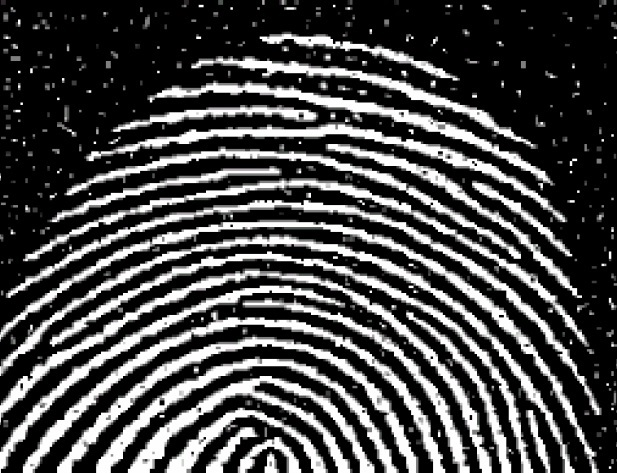
#> input picture 4 Morfologicas/dactilar.jpg, 617 x 473 px
$ python 5_conjunta.py
#> lines starting #> are read from the running program, lines starting #| are printed output that depends on the picture; after the words box and inside, x2 and y2 are one past the last pixel; in counts of white or black regions, pixels touching at a corner belong together
import cv2
import numpy as np
import matplotlib.pyplot as plt

# Cargar la imagen en escala de grises
image = cv2.imread("dactilar.jpg", cv2.IMREAD_GRAYSCALE)
#> image: shape (473, 617); min 0, max 255, mean 72.9

# Binarización de la imagen
_, binary_image = cv2.threshold(image, 127, 255, cv2.THRESH_BINARY)
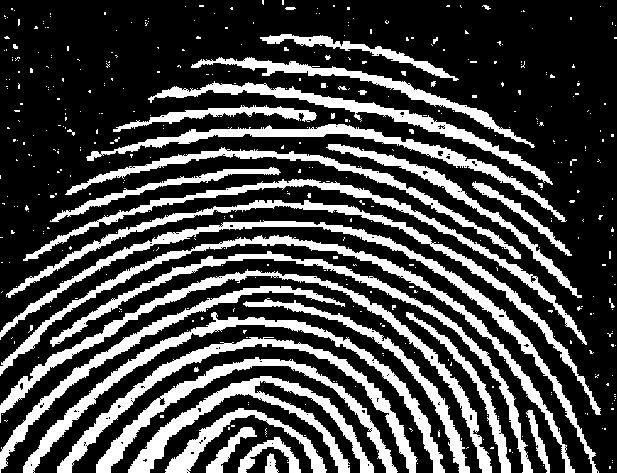
#> binary_image: shape (473, 617); 27.8% white; 442 white regions (399 under 20 px), largest, box (x1, y1, x2, y2) and area: (0, 220, 599, 473) 5258, (0, 269, 492, 473) 5197, (23, 312, 445, 473) 5125

# Crear los kernels en forma de cruz
kernel_cross_3x3 = np.array([[0, 1, 0],
                              [1, 1, 1],
                              [0, 1, 0]], dtype=np.uint8)  # 3x3 en cruz

kernel_cross_7x7 = np.array([[0, 0, 1, 0, 0, 0, 0],
                              [0, 0, 1, 0, 0, 0, 0],
                              [1, 1, 1, 1, 1, 1, 1],
                              [0, 0, 1, 0, 0, 0, 0],
                              [0, 0, 1, 0, 0, 0, 0]], dtype=np.uint8)  # 7x7 en cruz

# 1. Cierre con kernel 7x7 en cruz
closed_image_1 = cv2.morphologyEx(binary_image, cv2.MORPH_CLOSE, kernel_cross_7x7)
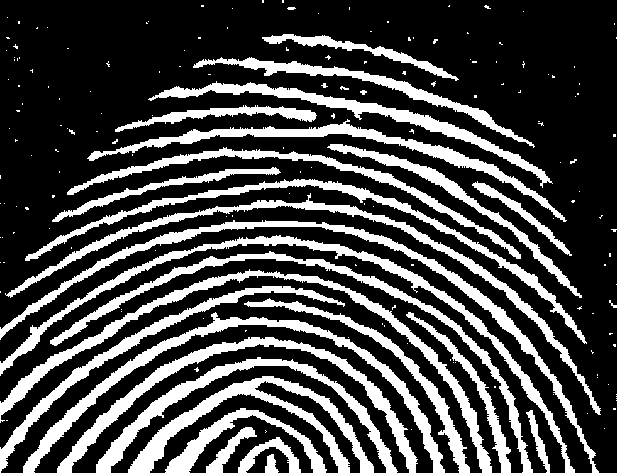
#> closed_image_1: shape (473, 617); 28.1% white; 183 white regions (152 under 20 px), largest, box (x1, y1, x2, y2) and area: (0, 220, 599, 473) 5387, (0, 269, 492, 473) 5366, (0, 235, 575, 473) 5314

# 2. Erosión con kernel 3x3 en cruz
eroded_image_1 = cv2.erode(closed_image_1, kernel_cross_3x3, iterations=1)
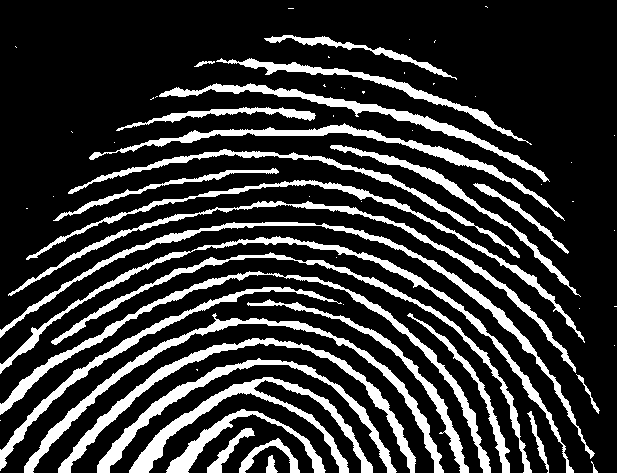
#> eroded_image_1: shape (473, 617); 20.6% white; 65 white regions (35 under 20 px), largest, box (x1, y1, x2, y2) and area: (24, 313, 444, 473) 4085, (0, 271, 491, 473) 4035, (0, 222, 595, 459) 3827

# 3. Cierre con kernel 3x3 en cruz
closed_image_2 = cv2.morphologyEx(eroded_image_1, cv2.MORPH_CLOSE, kernel_cross_3x3)

# 4. Erosión con kernel 3x3 en cruz
eroded_image_2 = cv2.erode(closed_image_2, kernel_cross_3x3, iterations=1)
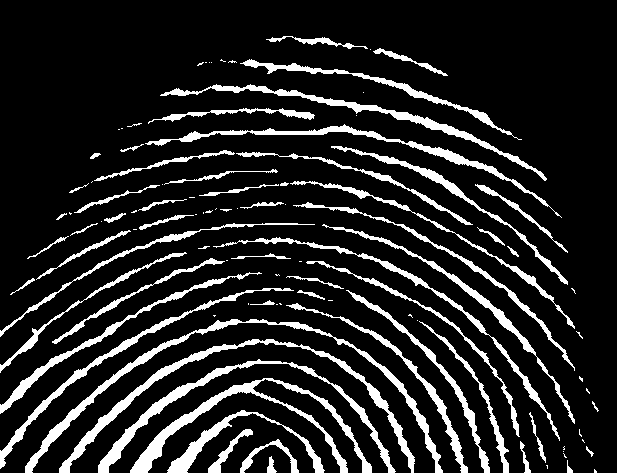
#> eroded_image_2: shape (473, 617); 14.3% white; 106 white regions (48 under 20 px), largest, box (x1, y1, x2, y2) and area: (25, 319, 443, 473) 3081, (59, 339, 415, 473) 2892, (130, 378, 372, 473) 2882

# 5. Dilatación con kernel 7x7 en cruz
dilated_image = cv2.dilate(eroded_image_2, kernel_cross_7x7, iterations=1)
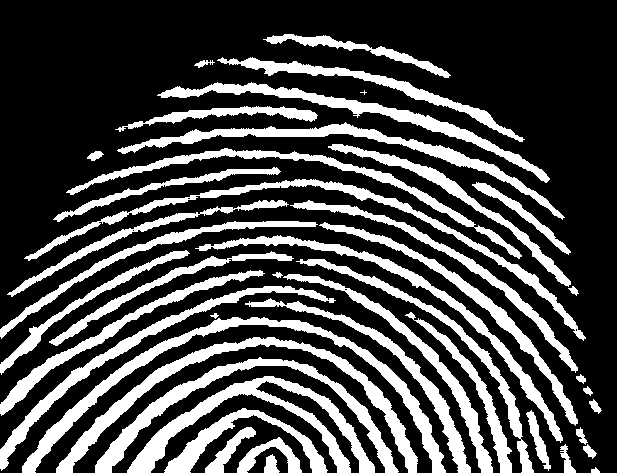
#> dilated_image: shape (473, 617); 28.5% white; 45 white regions (1 under 20 px), largest, box (x1, y1, x2, y2) and area: (22, 317, 446, 473) 5490, (56, 337, 418, 473) 4956, (127, 376, 375, 473) 4828

# Mostrar solo la primera y la última imagen
plt.figure(figsize=(10, 5))

# Imagen original binarizada
plt.subplot(1, 2, 1)
plt.title("Imagen Original Binaria")
plt.imshow(binary_image, cmap="gray")
plt.axis("off")

# Imagen tras la dilatación (7x7)
plt.subplot(1, 2, 2)
plt.title("Dilatación 7x7")
plt.imshow(dilated_image, cmap="gray")
plt.axis("off")

plt.tight_layout()
plt.show()

$ run again, with 4 Morfologicas/hombre.jpg copied over 4 Morfologicas/dactilar.jpg
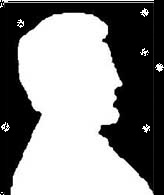
#> input picture 4 Morfologicas/hombre.jpg, 164 x 195 px
#> image is the input picture: shape (195, 164); min 0, max 255, mean 137.1
#> `_, binary_image = cv2.threshold(image, 127, 255, cv2.THRESH_BINARY)`:
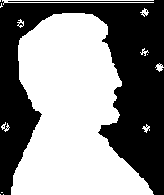
#> binary_image: shape (195, 164); 53.8% white; 2 black regions (1 under 20 px), largest, box (x1, y1, x2, y2) and area: (0, 0, 164, 195) 14781
#> closed_image_1: shape (195, 164); 54.4% white; 1 black region, box (x1, y1, x2, y2) and area: (0, 0, 164, 195) 14593
#> eroded_image_1: shape (195, 164); 52.1% white; 1 black region, box (x1, y1, x2, y2) and area: (0, 0, 164, 195) 15330
#> eroded_image_2: shape (195, 164); 50% white; 1 black region, box (x1, y1, x2, y2) and area: (0, 0, 164, 195) 15983
#> `dilated_image = cv2.dilate(eroded_image_2, kernel_cross_7x7, iteration..`:
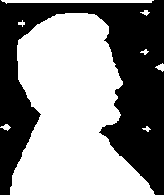
#> dilated_image: shape (195, 164); 55.2% white; 1 black region, box (x1, y1, x2, y2) and area: (0, 0, 164, 195) 14334
